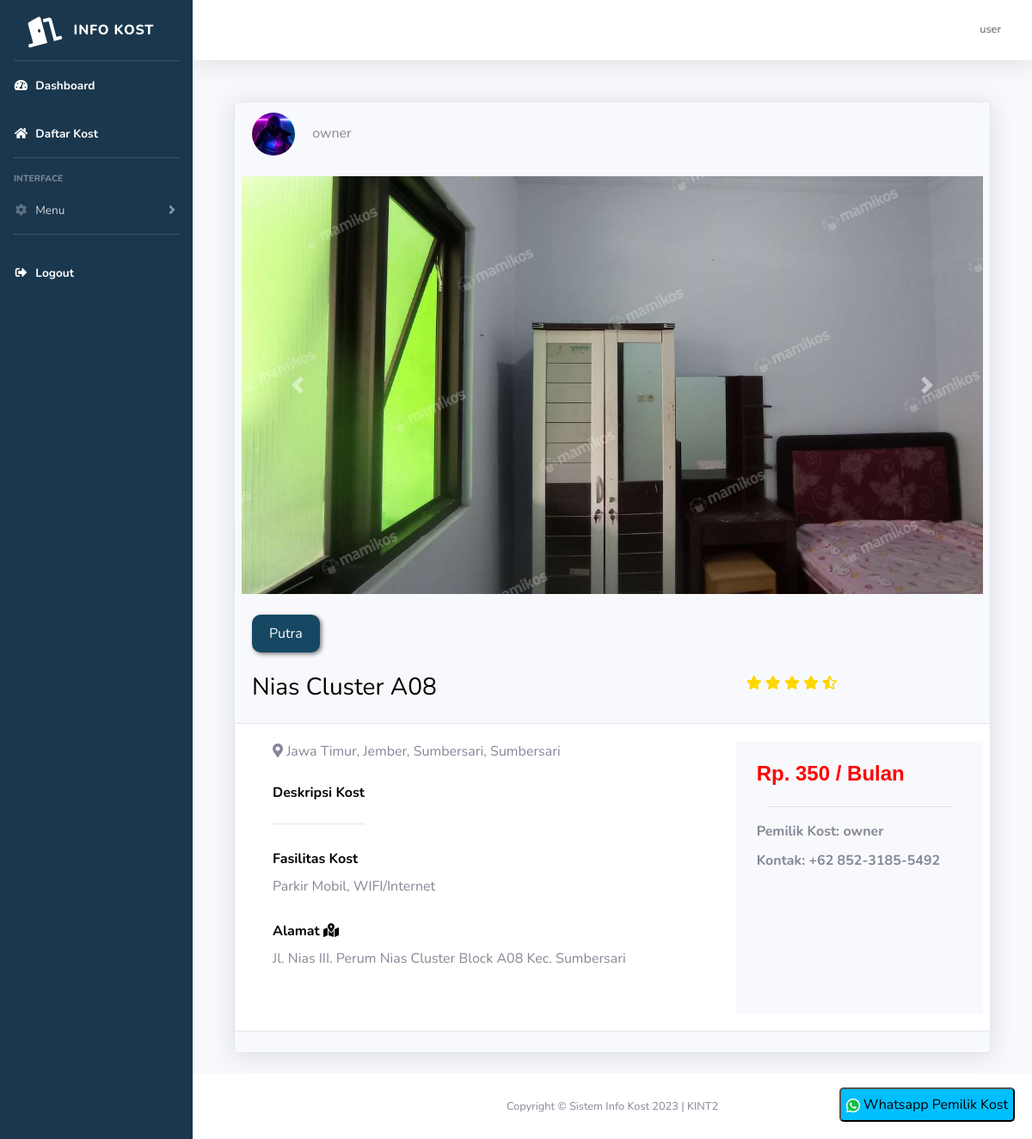
The app's page /kost/tampilan-kost.php?id_kost=12 (signed in) with its own data.
### tables this page shows
CREATE TABLE `kost` (
  `id_kost` int(11) NOT NULL,
  `nama_kost` varchar(255) NOT NULL,
  `tipe_kost` varchar(255) NOT NULL,
  `jenis_kost` varchar(255) NOT NULL,
  `jumlah_kamar` int(11) NOT NULL,
  `tanggal_tagih` date NOT NULL,
  `nama_pemilik` text NOT NULL,
  `nama_bank` text NOT NULL,
  `no_rekening` int(11) NOT NULL,
  `foto_bangunan_utama` varchar(255) NOT NULL,
  `foto_kamar` varchar(255) NOT NULL,
  `foto_kamar_mandi` varchar(255) NOT NULL,
  `foto_interior` varchar(255) NOT NULL,
  `provinsi` varchar(25) NOT NULL,
  `kota` varchar(25) NOT NULL,
  `kecamatan` varchar(25) NOT NULL,
  `kelurahan` varchar(25) NOT NULL,
  `alamat` varchar(255) NOT NULL,
  `harga_sewa` int(11) NOT NULL,
  `kontak` varchar(255) NOT NULL,
  `deskripsi` text NOT NULL,
  `id_pemilik` int(11) NOT NULL,
  `fasilitas_kost` text NOT NULL
);

CREATE TABLE `user` (
  `id` int(11) NOT NULL,
  `nama_lengkap` varchar(255) NOT NULL,
  `email` varchar(255) NOT NULL,
  `username` varchar(255) NOT NULL,
  `password` varchar(255) NOT NULL,
  `no_hp` varchar(255) NOT NULL,
  `pekerjaan` varchar(255) NOT NULL,
  `jenis_kelamin` varchar(25) NOT NULL,
  `foto_ktp` varchar(255) NOT NULL,
  `foto_profil` text NOT NULL,
  `roles` int(11) NOT NULL,
  `id_kost_saya` int(11) NOT NULL
);

### kost/tampilan-kost.php (the view, shortened to what this page needs)
<?php
include('includes/header.php');
?>
<?php
$id_kost = $_GET['id_kost'];
$query = "SELECT * FROM kost JOIN user ON kost.id_pemilik=user.id WHERE id_kost=$id_kost";
$data = mysqli_query($koneksi, $query);
$d = mysqli_fetch_array($data);
function minfas($idkost, $tipe_kost)
{
  global $koneksi;
  $cost = mysqli_query($koneksi, "SELECT min(biaya_fasilitas) FROM kamar WHERE id_kost=$idkost");
  $p = mysqli_fetch_array($cost);
  if ($tipe_kost == "Bulan") {
    return $p['min(biaya_fasilitas)'];
  } else if ($tipe_kost == "Tahun") {
    return $p['min(biaya_fasilitas)'] * 12;
  }
}
?>
<div class="container">
  <div class="container-fluid">
    <div class="card shadow mb-4">
      <div class="card-header">
        <div class="row">
          <div class="col">
            <img style="object-fit: cover;" src="../img/profil/<?php echo $d['foto_profil'] ?>" class="rounded-circle mr-3" height="50px" width="50px" alt="avatar">
            <?php echo $d['nama_lengkap'] ?>
          </div>
        </div>
        <br>
        <div class="row ">
          <div id="carouselExampleControls" class="carousel slide" data-ride="carousel">
            <div class="carousel-inner tampilan-foto">
              <div class="carousel-item active">
                <img class="d-block w-100 " src="../img/foto_kost/kamar/<?php echo $d['foto_kamar'] ?>" alt="First slide">
              </div>
            </div>
            <a class="carousel-control-prev" href="#carouselExampleControls" role="button" data-slide="prev">
              <span class="carousel-control-prev-icon" aria-hidden="true"></span>
            </a>
            <a class="carousel-control-next" href="#carouselExampleControls" role="button" data-slide="next">
              <span class="carousel-control-next-icon" aria-hidden="true"></span>
            </a>
          </div>
        </div>
        <br>
        <div class="row">
          <div class="card-text">
            <div class="col">
              <button class="btn btn-primary" style="border-radius: 10px; padding: 10px 20px; font-size: 16px;"><?php echo $d['jenis_kost'] ?></button>
            </div>
          </div>
        </div>
        <br>
        <div class="row">
          <div class="col-md-8">
            <div class="card-title">
              <h3><?php echo $d['nama_kost'] ?></h3>
            </div>
          </div>
          <div class="col">
            <span class="stars-active" style="width:50%">
              <i class="fa fa-star checked" aria-hidden="true"></i>
              <i class="fa fa-star checked" aria-hidden="true"></i>
              <i class="fa fa-star checked" aria-hidden="true"></i>
              <i class="fa fa-star checked" aria-hidden="true"></i>
              <i class="fa fa-star-half-alt checked" aria-hidden="true"></i>
            </span>
          </div>
          <div class="col">
          </div>
        </div>
      </div>
      <div class="card-body">
        <div class="row">
          <div class="col-md-8">
            <div class="container-fluid">
              <div class="row">
                <div class="col"><i class="fas fa-map-marker-alt"></i> <?php echo $d['provinsi'] ?>, <?php echo $d['kota'] ?>, <?php echo $d['kecamatan'] ?>, <?php echo $d['kelurahan'] ?></div>
              </div>
              <br>
              <div class="row">
                <div class="container">
                  <div class="row">
                    <div class="card-title">
                      <label for="">Deskripsi Kost</label>
                      <hr>
                    </div>
                  </div>
                  <div class="row">
                    <div class="card-title">
                      <label>Fasilitas Kost</label>
                      <p><?php echo $d['fasilitas_kost'] ?></p>
                    </div>
                  </div>
                  <div class="row">
                    <div class="card-title">
                      <label>Alamat
                        <i class="fas fa-map-marked-alt"></i></label>
                      <p>
                        <?php echo $d['alamat']; ?>
                      </p>
                    </div>
                  </div>
                  <br>
                </div>
              </div>
            </div>
          </div>
          <div class="col bg-light py-lg-4 text-center">
            <div class="container">
              <div class="row">
                <h6>Rp. <?php echo number_format($d['harga_sewa'] + minfas($d['id_kost'], $d['tipe_kost']), 0, ',', '.'); ?> / <?php echo $d['tipe_kost'] ?></h6>
              </div>
              <hr>
              <div class="row" style="font-weight: bold; margin-bottom: 10px;">
                Pemilik Kost: <?php echo $d['nama_pemilik'] ?>
              </div>
              <div class="row" style="font-weight: bold; margin-bottom: 10px;">
                Kontak: <?php echo $d['kontak'] ?>
              </div>
              <div class="row">
                <div style="position:fixed;right:20px;bottom:20px;">
                  <a target="_blank" href="https://api.whatsapp.com/send?phone=<?php echo $d['kontak'] ?>&text=Halo, apakah ini bapak/ibu yang mengiklan kost <?php echo $d['nama_kost'] ?> di website simkos ">
                    <button style="background:#00BFFF;vertical-align:center;height:40px;border-radius:5px">
                      <img src="../img/favicon_wa.png"> Whatsapp Pemilik Kost</button></a>
                </div>
              </div>
            </div>
          </div>
        </div>
      </div>
      <div class="card-footer"></div>
    </div>
  </div>
</div>
<?php
include('includes/footer.php');
?>

### kost/tampilan-kost.php (style rules this page uses)
.checked { color: gold; }
h3 { color: black; }
h6 { color: red; font-weight: bold; font-family: Arial, Helvetica, sans-serif; font-size: 150%; }
.tampilan-foto { max-height: 500px; }
label { color: black; font-weight: bold; }
.btn-primary { background-color: #164863; border: none; border-radius: 10px 10px; color: #ffffff; padding: 10px 20px; box-shadow: 2px 2px 5px rgba(0, 0, 0, 0.5); cursor: pointer; }

### records on screen
kost: id_pemilik.foto_profil (picture), id_pemilik.nama_lengkap "owner", foto_kamar (picture), jenis_kost "Putra", nama_kost "Nias Cluster A08", provinsi "Jawa Timur", kota "Jember", kecamatan "Sumbersari", kelurahan "Sumbersari", fasilitas_kost "Parkir Mobil, WIFI/Internet", alamat "Jl. Nias III. Perum Nias Cluster Block A08 Kec. Sumbersari", $d['harga_sewa']+minfas($d['id_kost'],$d['tipe_kost']) "350", tipe_kost "Bulan", nama_pemilik "owner", kontak "+62 852-3185-5492"

### other values on screen
$_SESSION['username'] "user"
